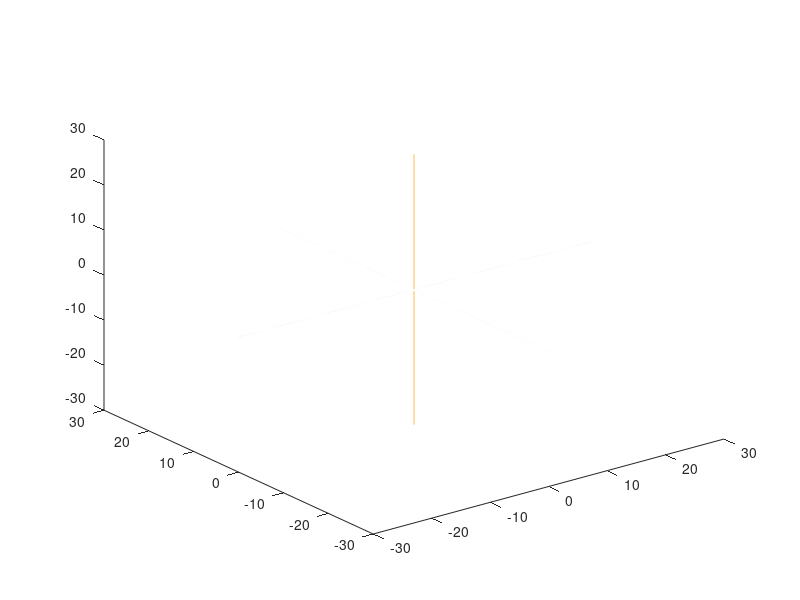

The MATLAB script that drew this image: (Note: this script raises an error after producing the figure.)
function Hand_Min_Max_Right_NoInstance_CSVRead()
Data = csvread('RightHandMotionData.csv', 1, 0);
Data2 = csvread('RightHandMotion_Min_Max_Data.csv', 1, 1);

%Getting Min and Max Data
RMax = Data2(2,1);
RMin = Data2(4,1);
IMax = Data2(2,2);
IMin = Data2(4,2);
TMax = Data2(2,3);
TMin = Data2(4,3);
PMax = Data2(2,4);
PMin = Data2(4,4);

Time = Data(1:end, 1);
Size = length(Time);
red = Data(1:end, 2);
blue = Data(1:end, 5);
green = Data(1:end, 3);
white = Data(1:end, 4);

Helper = 90*ones(Size,1);
Helper2 = -pi/2*ones(Size,1);
Helper3 = -pi*ones(Size,1);
red = Helper - red;
blue = Helper - blue;
green = Helper - green;
white = Helper - white;



red = pi/180*red; %Ring Finger
blue = pi/180*blue;
green = pi/180*green;%Index Finger
white = pi/180*white;%Thumb

red2 = 2*red;
green2 = 2*green;
blue2 = 2*blue;
white2= 2*white;

red2 = red2 + Helper2;
green2 = green2 + Helper2;
blue2 = blue2 + Helper2;
white2= white2 + Helper2;

red3 = 3*red;
green3 = 3*green;
blue3 = 3*blue;
white3 = 3*white;

red3 = red3 + Helper3;
green3 = green3 + Helper3;
blue3 = blue3 + Helper3;
white3 = white3 + Helper3;

scale = 2;
%------------------Spherical Coordinate Conversion-------------------------
Theta = pi/2*ones(Size, 1);
Theta_Thumb = -pi/4*ones(Size,1);
%Finger Length Matrix for lower half of finger
Finger_Lower_1 = scale*2*ones(Size,1);%Pinky
Finger_Lower_2 = scale*2.4*ones(Size,1);
Finger_Lower_3 = scale*2.8*ones(Size,1);
Finger_Lower_4 = scale*2.5*ones(Size,1);%Index Finger
Thumb_Lower = scale*2.5*ones(Size,1);
Finger_Middle_1 = scale*1.6*ones(Size,1);%Pinky
Finger_Middle_2 = scale*2.7*ones(Size,1);
Finger_Middle_3 = scale*2.8*ones(Size,1);
Finger_Middle_4 = scale*2.6*ones(Size,1);%Index Finger
Thumb_Upper = scale*2.5*ones(Size,1); %Thumbs only have two parts
Finger_Upper_1 = scale*2*ones(Size,1);
Finger_Upper_2 = scale*2.5*ones(Size,1);
Finger_Upper_3 = scale*2.5*ones(Size,1);
Finger_Upper_4 = scale*2.3*ones(Size,1);

%Conversion from Spherical to Rectangular Coordinates 
%Pinky 1
x_1_1 = Finger_Lower_1.*sin(blue).*cos(Theta);
y_1_1 = Finger_Lower_1.*sin(blue).*sin(Theta);
z_1_1 = Finger_Lower_1.*cos(blue);

%Pinky 2
x_2_1 = Finger_Middle_1.*sin(blue2).*cos(Theta);
y_2_1 = Finger_Middle_1.*sin(blue2).*sin(Theta);
z_2_1 = Finger_Middle_1.*cos(blue2);

%Pinky 3
x_3_1 = Finger_Upper_1.*sin(blue3).*cos(Theta);
y_3_1 = Finger_Upper_1.*sin(blue3).*sin(Theta);
z_3_1 = Finger_Upper_1.*cos(blue3);

%Ring Finger 1
x_1_2 = Finger_Lower_2.*sin(red).*cos(Theta);
y_1_2 = Finger_Lower_2.*sin(red).*sin(Theta);
z_1_2 = Finger_Lower_2.*cos(red);

%Ring Finger 2
x_2_2 = Finger_Middle_2.*sin(red2).*cos(Theta);
y_2_2 = Finger_Middle_2.*sin(red2).*sin(Theta);
z_2_2 = Finger_Middle_2.*cos(red2);

%Ring Finger 3
x_3_2 = Finger_Upper_2.*sin(red3).*cos(Theta);
y_3_2 = Finger_Upper_2.*sin(red3).*sin(Theta);
z_3_2 = Finger_Upper_2.*cos(red3);


%Middle Finger 1
x_1_3 = Finger_Lower_3.*sin(red).*cos(Theta);
y_1_3 = Finger_Lower_3.*sin(red).*sin(Theta);
z_1_3 = Finger_Lower_3.*cos(red);

%Middle Finger 2
x_2_3 = Finger_Middle_3.*sin(red2).*cos(Theta);
y_2_3 = Finger_Middle_3.*sin(red2).*sin(Theta);
z_2_3 = Finger_Middle_3.*cos(red2);

%Middle Finger 3
x_3_3 = Finger_Upper_3.*sin(red3).*cos(Theta);
y_3_3 = Finger_Upper_3.*sin(red3).*sin(Theta);
z_3_3 = Finger_Upper_3.*cos(red3);

%Index Finger 1
x_1_4 = Finger_Lower_4.*sin(green).*cos(Theta);
y_1_4 = Finger_Lower_4.*sin(green).*sin(Theta);
z_1_4 = Finger_Lower_4.*cos(green);

%Index Finger 2
x_2_4 = Finger_Middle_4.*sin(green2).*cos(Theta);
y_2_4 = Finger_Middle_4.*sin(green2).*sin(Theta);
z_2_4 = Finger_Middle_4.*cos(green2);

%Index Finger 3
x_3_4 = Finger_Upper_4.*sin(green3).*cos(Theta);
y_3_4 = Finger_Upper_4.*sin(green3).*sin(Theta);
z_3_4 = Finger_Upper_4.*cos(green3);

%Thumb 1
x_1_5 = Thumb_Lower.*sin(white).*cos(Theta_Thumb);
y_1_5 = Thumb_Lower.*sin(white).*sin(Theta_Thumb);
z_1_5 = Thumb_Lower.*cos(white);

%Ihumb 2
x_2_5 = Thumb_Upper.*sin(white2).*cos(Theta_Thumb);
y_2_5 = Thumb_Upper.*sin(white2).*sin(Theta_Thumb);
z_2_5 = Thumb_Upper.*cos(white2);









%--------------------------------------------------------------------------
%Line/Axis Plots 
t1a = -30:.01:30;
t1b = 0*t1a;
t1c = 0*t1a;

t2b = -30:.01:30;
t2a = 0*t2b;
t2c = 0*t2b;

t3c = -30:.01:30;
t3a = 0*t3c;
t3b = 0*t3c;
%--------------------------------------------------------------------------

finger_r = 1.5;
thumb_r = 1.6;
n = 20;
cyl_color_1 = 'yellow';
cyl_color_2 = 'yellow';
cyl_color_3 = 'yellow';
cyl_color_4 = 'yellow';
cyl_color_5 = 'yellow';

closed = 1;
lines = 0;

for j = 1:Size
    %Axis Plots are necessary for instances not to show
    %Plot Axes
    plot3(t1a, t1b, t1c);
    hold on
    plot3(t2a, t2b, t2c);
    hold on
    plot3(t3a, t3b, t3c);
    hold on
    
    %Coordinate Set
    %Pinky 1
    xyz_begin_1_1 = [1.5 0 0];
    
    xyz_end_1_1 = [x_1_1(j) y_1_1(j) z_1_1(j)] + xyz_begin_1_1;
    
    %Pinky 2
    xyz_begin_2_1 = xyz_end_1_1;
    
    xyz_end_2_1 = [x_2_1(j) y_2_1(j) z_2_1(j)] + xyz_begin_2_1;
    
    %Pinky 3
    xyz_begin_3_1 = xyz_end_2_1;
    
    xyz_end_3_1 = [x_3_1(j) y_3_1(j) z_3_1(j)] + xyz_begin_3_1;
    
    %Ring 1
    xyz_begin_1_2 = [5 0 0];
    
    xyz_end_1_2 = [x_1_2(j) y_1_2(j) z_1_2(j)] + xyz_begin_1_2;
    
    %Ring 2
    xyz_begin_2_2 = xyz_end_1_2;
    
    xyz_end_2_2 = [x_2_2(j) y_2_2(j) z_2_2(j)] + xyz_begin_2_2;
    
    %Ring 3
    xyz_begin_3_2 = xyz_end_2_2;
    
    xyz_end_3_2 = [x_3_2(j) y_3_2(j) z_3_2(j)] + xyz_begin_3_2;
    
    %Middle 1
    xyz_begin_1_3 = [8.5 0 0];
    
    xyz_end_1_3 = [x_1_3(j) y_1_3(j) z_1_3(j)] + xyz_begin_1_3;
    
    %Middle 2
    xyz_begin_2_3 = xyz_end_1_3;
    
    xyz_end_2_3 = [x_2_3(j) y_2_3(j) z_2_3(j)] + xyz_begin_2_3;
    
    %Middle 3
    xyz_begin_3_3 = xyz_end_2_3;
    
    xyz_end_3_3 = [x_3_3(j) y_3_3(j) z_3_3(j)] + xyz_begin_3_3;
    
    %Index 1
    xyz_begin_1_4 = [13 0 0];
    
    xyz_end_1_4 = [x_1_4(j) y_1_4(j) z_1_4(j)] + xyz_begin_1_4;
    
    %Index 2
    xyz_begin_2_4 = xyz_end_1_4;
    
    xyz_end_2_4 = [x_2_4(j) y_2_4(j) z_2_4(j)] + xyz_begin_2_4;
    
    %Index 3
    xyz_begin_3_4 = xyz_end_2_4;
    
    xyz_end_3_4 = [x_3_4(j) y_3_4(j) z_3_4(j)] + xyz_begin_3_4;
    
    %Thumb 1
    xyz_begin_1_5 = [15 -10 0];
    
    xyz_end_1_5 = [x_1_5(j) y_1_5(j) z_1_5(j)] + xyz_begin_1_5;
    
    %Thumb 2
    xyz_begin_2_5 = xyz_end_1_5;
    
    xyz_end_2_5 = [x_2_5(j) y_2_5(j) z_2_5(j)] + xyz_begin_2_5;

    %Plot Rectangle Hand
    Cylinder([7.5 0 -7.5],[7.5 -10 -7.5],7.5,n,cyl_color,closed,lines)
    
    %Plotting Fingers -----------------------------------------------------
    %Pinky
    switch(j)
        case PMax
            cyl_color_1 = 'blue';
        case PMin
            cyl_color_1 = 'red';
        otherwise
            cyl_color_1 = 'yellow';
    end
    
    Cylinder(xyz_begin_1_1,xyz_end_1_1,finger_r,n,cyl_color_1,closed,lines)
    hold on
    Cylinder(xyz_begin_2_1,xyz_end_2_1,finger_r,n,cyl_color_1,closed,lines)
    hold on
    Cylinder(xyz_begin_3_1,xyz_end_3_1,finger_r,n,cyl_color_1,closed,lines)
    hold on
    
    %Ring
    switch(j)
        case RMax
            cyl_color_2 = 'blue';
        case RMin
            cyl_color_2 = 'red';
        otherwise
            cyl_color_2 = 'yellow';
    end
    
    Cylinder(xyz_begin_1_2,xyz_end_1_2,finger_r,n,cyl_color_2,closed,lines)
    hold on
    Cylinder(xyz_begin_2_2,xyz_end_2_2,finger_r,n,cyl_color_2,closed,lines)
    hold on
    Cylinder(xyz_begin_3_2,xyz_end_3_2,finger_r,n,cyl_color_2,closed,lines)
    hold on
    
    
    %Middle
    switch(j)
        case RMax
            cyl_color_3 = 'blue';
        case RMin
            cyl_color_3 = 'red';
        otherwise
            cyl_color_3 = 'yellow';
    end
    
    Cylinder(xyz_begin_1_3,xyz_end_1_3,finger_r,n,cyl_color_3,closed,lines)
    hold on
    Cylinder(xyz_begin_2_3,xyz_end_2_3,finger_r,n,cyl_color_3,closed,lines)
    hold on
    Cylinder(xyz_begin_3_3,xyz_end_3_3,finger_r,n,cyl_color_3,closed,lines)
    hold on
    
    
    %Index
    switch(j)
        case IMax
            cyl_color_4 = 'blue';
        case IMin
            cyl_color_4 = 'red';
        otherwise
            cyl_color_4 = 'yellow';
    end
    
    Cylinder(xyz_begin_1_4,xyz_end_1_4,finger_r,n,cyl_color_4,closed,lines)
    hold on
    Cylinder(xyz_begin_2_4,xyz_end_2_4,finger_r,n,cyl_color_4,closed,lines)
    hold on
    Cylinder(xyz_begin_3_4,xyz_end_3_4,finger_r,n,cyl_color_4,closed,lines)
    hold on
    
    
    %Thumb
    switch(j)
        case TMax
            cyl_color_5 = 'blue';
        case TMin
            cyl_color_5 = 'red';
        otherwise
            cyl_color_5 = 'yellow';
    end
    
    Cylinder(xyz_begin_1_5,xyz_end_1_5,thumb_r,n,cyl_color_5,closed,lines)
    hold on
    Cylinder(xyz_begin_2_5,xyz_end_2_5,thumb_r,n,cyl_color_5,closed,lines)
    hold on
   
    
    
    
    axis([-10 20 -20 20 -20 20])
    drawnow
    hold off
end


clear;